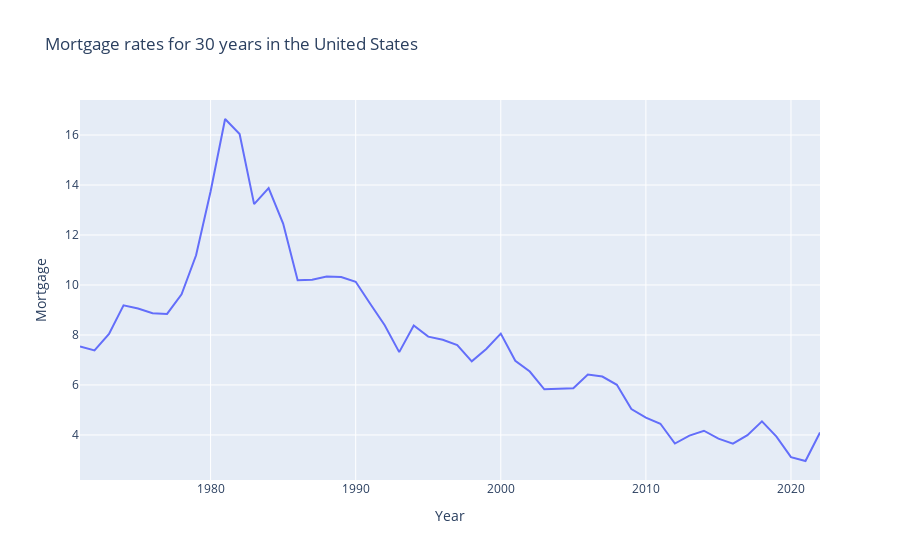

This figure's notebook cell:
### Code cell
# plotting the scatter chart 
fig = px.line(df.dropna(), y='Mortgage', x = 'Year' , title = 'Mortgage rates for 30 years in the United States' ) 

# showing the plot 
fig.show()

### Figure 1 — Plotly figure (JSON) as saved in the notebook; plotly's stock layout.template omitted (floating-point values rounded to 4 significant figures)
{"data": [{"hovertemplate": "Year=%{x}<br>Mortgage=%{y}<extra></extra>", "legendgroup": "", "line": {"color": "#636efa", "dash": "solid"}, "marker": {"symbol": "circle"}, "mode": "lines", "name": "", "orientation": "v", "showlegend": false, "type": "scatter", "x": [1971, 1972, 1973, 1974, 1975, 1976, 1977, 1978, 1979, 1980, 1981, 1982, 1983, 1984, 1985, 1986, 1987, 1988, 1989, 1990, 1991, 1992, 1993, 1994, 1995, 1996, 1997, 1998, 1999, 2000, 2001, 2002, 2003, 2004, 2005, 2006, 2007, 2008, 2009, 2010, 2011, 2012, 2013, 2014, 2015, 2016, 2017, 2018, 2019, 2020, 2021, 2022], "xaxis": "x", "y": [7.542, 7.382, 8.045, 9.187, 9.057, 8.87, 8.844, 9.63, 11.19, 13.74, 16.64, 16.04, 13.24, 13.88, 12.46, 10.19, 10.21, 10.34, 10.32, 10.13, 9.247, 8.39, 7.315, 8.381, 7.935, 7.806, 7.599, 6.944, 7.44, 8.053, 6.968, 6.537, 5.827, 5.839, 5.867, 6.413, 6.337, 6.008, 5.037, 4.69, 4.448, 3.658, 3.976, 4.169, 3.851, 3.654, 3.99, 4.545, 3.936, 3.112, 2.958, 4.095], "yaxis": "y"}], "layout": {"legend": {"tracegroupgap": 0}, "title": {"text": "Mortgage rates for 30 years in the United States"}, "xaxis": {"anchor": "y", "domain": [0, 1], "title": {"text": "Year"}}, "yaxis": {"anchor": "x", "domain": [0, 1], "title": {"text": "Mortgage"}}}}
